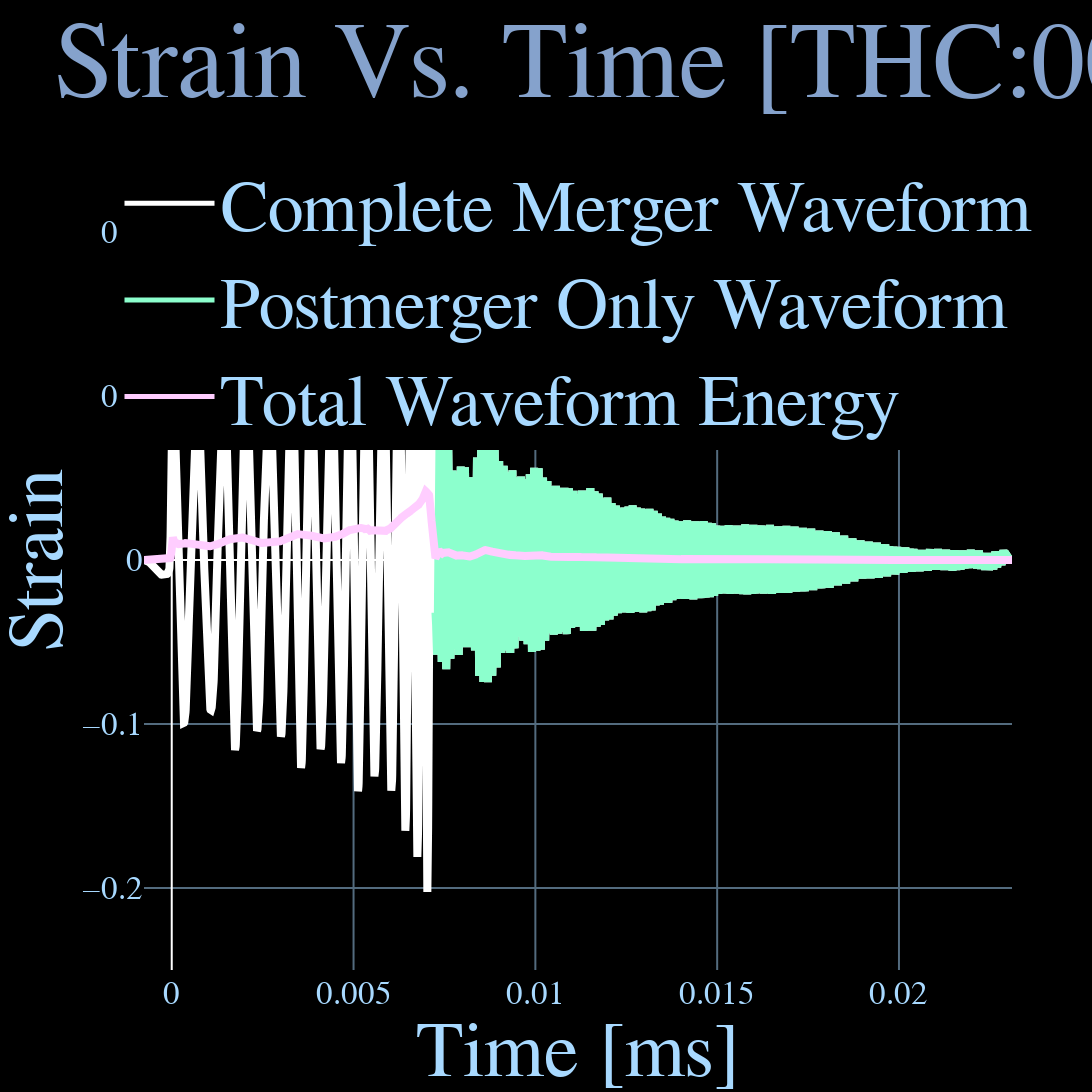

Notebook code cell kept with this figure:
### Code cell
fig = pplt(
    [
        # go.Heatmap(z=noised, colorscale="Ice",
        #            colorbar=dict(title='Energy')),

        go.Scatter(x=initial_time, y=initial_rstr, name="Complete Merger Waveform", line=dict(
            width=8, color=rgba(255, 255, 255))),
        go.Scatter(x=postmerger_time, y=postmerger_rstr, name="Postmerger Only Waveform", line=dict(
            width=8, color=rgba(140, 255, 205))),
        go.Scatter(x=initial_time, y=initial_ener, name="Total Waveform Energy", line=dict(
            width=8, color=rgba(255, 205, 255))),

    ],
    height=1500,
    width=7500, title="Strain Vs. Time [THC:0087]", ytitle="Strain", xtitle="Time [ms]")
fig.update_yaxes(range=[-.25, .25])
fig.show()

### Figure 1 — Plotly figure (JSON) as saved in the notebook; plotly's stock layout.template omitted (floating-point values rounded to 4 significant figures; data arrays with more than 128 entries replaced by an {"elided": "..."} marker saying what was removed)
{"data": [{"line": {"color": "rgba(255,255,255,255)", "width": 8}, "name": "Complete Merger Waveform", "type": "scatter", "x": {"elided": "5561 float values"}, "y": {"elided": "5561 float values"}}, {"line": {"color": "rgba(140,255,205,255)", "width": 8}, "name": "Postmerger Only Waveform", "type": "scatter", "x": {"elided": "3694 float values"}, "y": {"elided": "3694 float values"}}, {"line": {"color": "rgba(255,205,255,255)", "width": 8}, "name": "Total Waveform Energy", "type": "scatter", "x": {"elided": "5561 float values"}, "y": {"elided": "5561 float values"}}], "layout": {"font": {"color": "rgba(168,217,255,255)", "family": "Verdana", "size": 32.5}, "height": 1500, "legend": {"font": {"color": "rgba(168,217,255,255)", "family": "Verdana", "size": 72}, "itemsizing": "constant", "itemwidth": 90, "orientation": "h", "x": 0.5, "xanchor": "center", "y": 1, "yanchor": "top"}, "margin": {"t": 150}, "paper_bgcolor": "rgba(0,0,0,255)", "plot_bgcolor": "rgba(0,0,0,255)", "showlegend": true, "title": {"font": {"color": "rgba(133,162,204,255)", "family": "Verdana", "size": 108}, "text": "Strain Vs. Time [THC:0087]", "y": 0.98}, "width": 7500, "xaxis": {"gridcolor": "rgba(83,107,126,255)", "gridwidth": 2, "linecolor": "rgba(83,107,126,255)", "linewidth": 2, "mirror": true, "showgrid": true, "showline": false, "title": {"font": {"color": "rgba(168,217,255,255)", "family": "Verdana", "size": 78}, "text": "Time [ms]"}}, "yaxis": {"gridcolor": "rgba(83,107,126,255)", "gridwidth": 2, "linecolor": "rgba(83,107,126,255)", "linewidth": 2, "mirror": true, "range": [-0.25, 0.25], "showgrid": true, "showline": false, "title": {"font": {"color": "rgba(168,217,255,255)", "family": "Verdana", "size": 78}, "text": "Strain"}}}}
